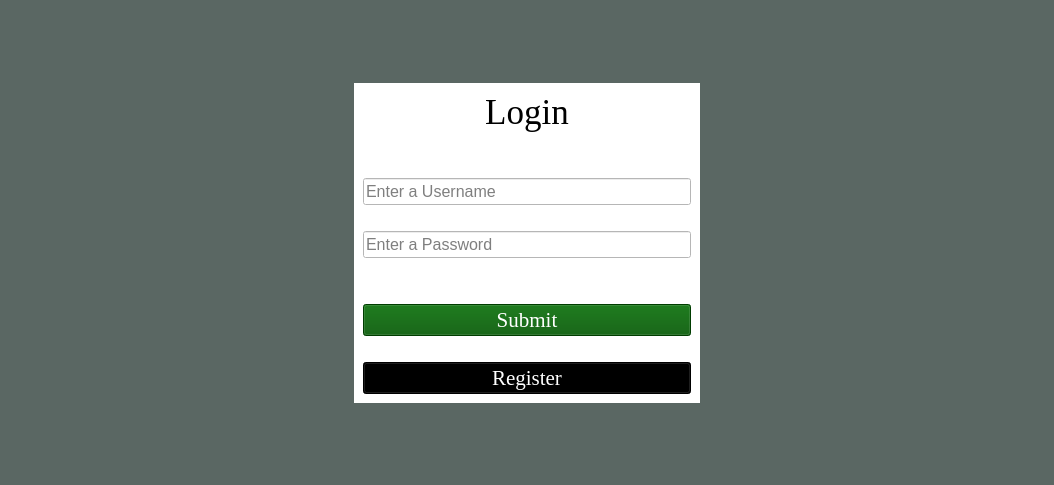
<?xml version="1.0" encoding="UTF-8"?>
<ui version="4.0">
 <class>MainWindow</class>
 <widget class="QMainWindow" name="MainWindow">
  <property name="geometry">
   <rect>
    <x>0</x>
    <y>0</y>
    <width>1054</width>
    <height>485</height>
   </rect>
  </property>
  <property name="windowTitle">
   <string>MainWindow</string>
  </property>
  <property name="styleSheet">
   <string notr="true">background-color: rgb(90, 103, 99);</string>
  </property>
  <widget class="QWidget" name="centralwidget">
   <layout class="QGridLayout" name="gridLayout">
    <item row="1" column="1">
     <widget class="QWidget" name="widget" native="true">
      <property name="sizePolicy">
       <sizepolicy hsizetype="Expanding" vsizetype="Expanding">
        <horstretch>0</horstretch>
        <verstretch>0</verstretch>
       </sizepolicy>
      </property>
      <property name="cursor">
       <cursorShape>ArrowCursor</cursorShape>
      </property>
      <property name="styleSheet">
       <string notr="true">background-color: rgb(255, 255, 255);</string>
      </property>
      <layout class="QVBoxLayout" name="verticalLayout">
       <item>
        <widget class="QLabel" name="label">
         <property name="font">
          <font>
           <family>Times New Roman</family>
           <pointsize>26</pointsize>
          </font>
         </property>
         <property name="text">
          <string>Login</string>
         </property>
         <property name="alignment">
          <set>Qt::AlignCenter</set>
         </property>
        </widget>
       </item>
       <item>
        <spacer name="verticalSpacer_2">
         <property name="orientation">
          <enum>Qt::Vertical</enum>
         </property>
         <property name="sizeHint" stdset="0">
          <size>
           <width>20</width>
           <height>40</height>
          </size>
         </property>
        </spacer>
       </item>
       <item>
        <widget class="QLineEdit" name="lineEdit">
         <property name="sizePolicy">
          <sizepolicy hsizetype="Expanding" vsizetype="Expanding">
           <horstretch>0</horstretch>
           <verstretch>0</verstretch>
          </sizepolicy>
         </property>
         <property name="font">
          <font>
           <pointsize>12</pointsize>
          </font>
         </property>
         <property name="placeholderText">
          <string>Enter a Username</string>
         </property>
        </widget>
       </item>
       <item>
        <spacer name="horizontalSpacer_4">
         <property name="orientation">
          <enum>Qt::Horizontal</enum>
         </property>
         <property name="sizeHint" stdset="0">
          <size>
           <width>40</width>
           <height>20</height>
          </size>
         </property>
        </spacer>
       </item>
       <item>
        <widget class="QLineEdit" name="lineEdit_2">
         <property name="sizePolicy">
          <sizepolicy hsizetype="Expanding" vsizetype="Expanding">
           <horstretch>0</horstretch>
           <verstretch>0</verstretch>
          </sizepolicy>
         </property>
         <property name="font">
          <font>
           <pointsize>12</pointsize>
          </font>
         </property>
         <property name="echoMode">
          <enum>QLineEdit::Password</enum>
         </property>
         <property name="placeholderText">
          <string>Enter a Password</string>
         </property>
        </widget>
       </item>
       <item>
        <spacer name="verticalSpacer_3">
         <property name="orientation">
          <enum>Qt::Vertical</enum>
         </property>
         <property name="sizeHint" stdset="0">
          <size>
           <width>20</width>
           <height>40</height>
          </size>
         </property>
        </spacer>
       </item>
       <item>
        <widget class="QPushButton" name="pushButton_2">
         <property name="font">
          <font>
           <family>Times New Roman</family>
           <pointsize>16</pointsize>
          </font>
         </property>
         <property name="styleSheet">
          <string notr="true">color: rgb(255,255,255);
background-color: rgb(0, 85, 0);</string>
         </property>
         <property name="text">
          <string>Submit</string>
         </property>
        </widget>
       </item>
       <item>
        <spacer name="horizontalSpacer">
         <property name="orientation">
          <enum>Qt::Horizontal</enum>
         </property>
         <property name="sizeHint" stdset="0">
          <size>
           <width>40</width>
           <height>20</height>
          </size>
         </property>
        </spacer>
       </item>
       <item>
        <widget class="QPushButton" name="pushButton_3">
         <property name="font">
          <font>
           <family>Times New Roman</family>
           <pointsize>16</pointsize>
          </font>
         </property>
         <property name="styleSheet">
          <string notr="true">color: rgb(255,255,255);
background-color: rgb(0, 0, 0);</string>
         </property>
         <property name="text">
          <string>Register</string>
         </property>
        </widget>
       </item>
      </layout>
     </widget>
    </item>
    <item row="1" column="2">
     <spacer name="horizontalSpacer_3">
      <property name="orientation">
       <enum>Qt::Horizontal</enum>
      </property>
      <property name="sizeHint" stdset="0">
       <size>
        <width>40</width>
        <height>20</height>
       </size>
      </property>
     </spacer>
    </item>
    <item row="1" column="0">
     <spacer name="horizontalSpacer_2">
      <property name="orientation">
       <enum>Qt::Horizontal</enum>
      </property>
      <property name="sizeHint" stdset="0">
       <size>
        <width>40</width>
        <height>20</height>
       </size>
      </property>
     </spacer>
    </item>
    <item row="2" column="1">
     <spacer name="verticalSpacer">
      <property name="orientation">
       <enum>Qt::Vertical</enum>
      </property>
      <property name="sizeHint" stdset="0">
       <size>
        <width>20</width>
        <height>40</height>
       </size>
      </property>
     </spacer>
    </item>
    <item row="0" column="1">
     <spacer name="verticalSpacer_4">
      <property name="orientation">
       <enum>Qt::Vertical</enum>
      </property>
      <property name="sizeHint" stdset="0">
       <size>
        <width>20</width>
        <height>40</height>
       </size>
      </property>
     </spacer>
    </item>
   </layout>
  </widget>
 </widget>
 <resources/>
 <connections/>
</ui>
